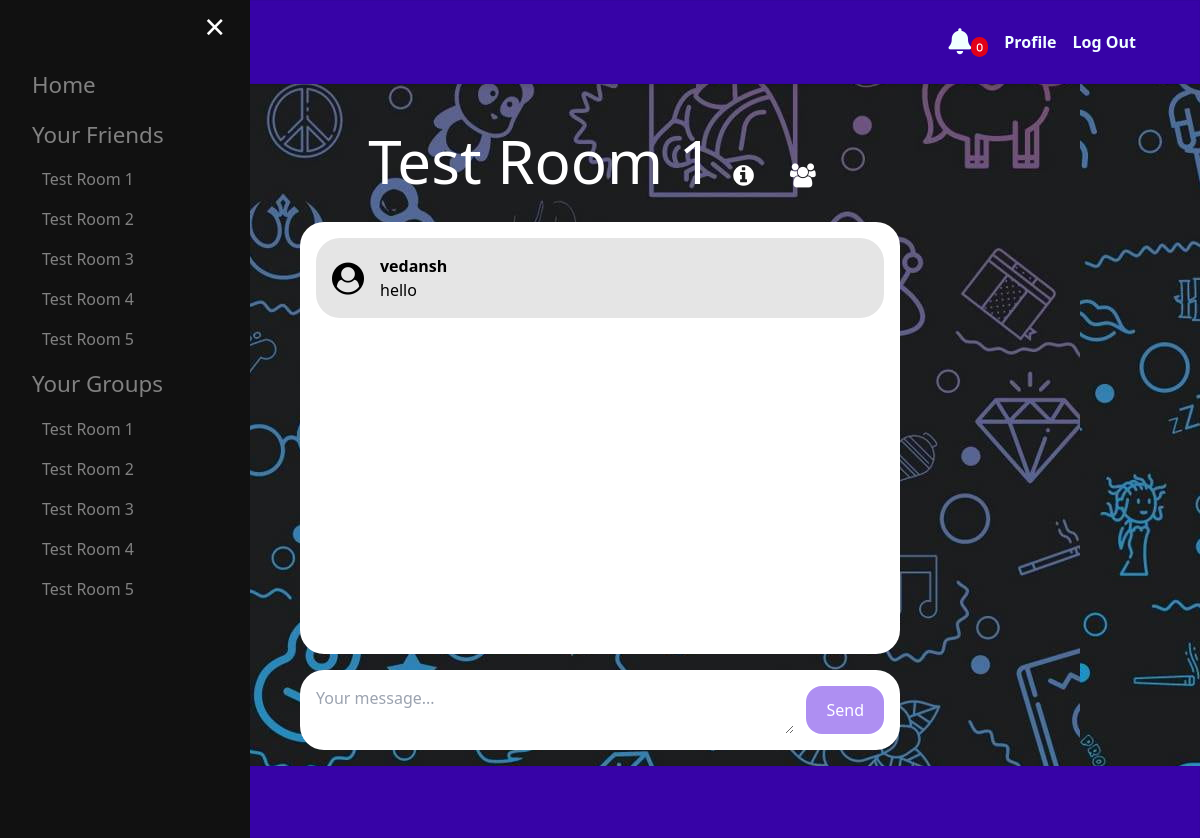
The page /rooms/room/test-room-1-9ec19d92-3c8e-4089-b5ac-eb3ccc211092/ (signed in) on the database as committed earlier.
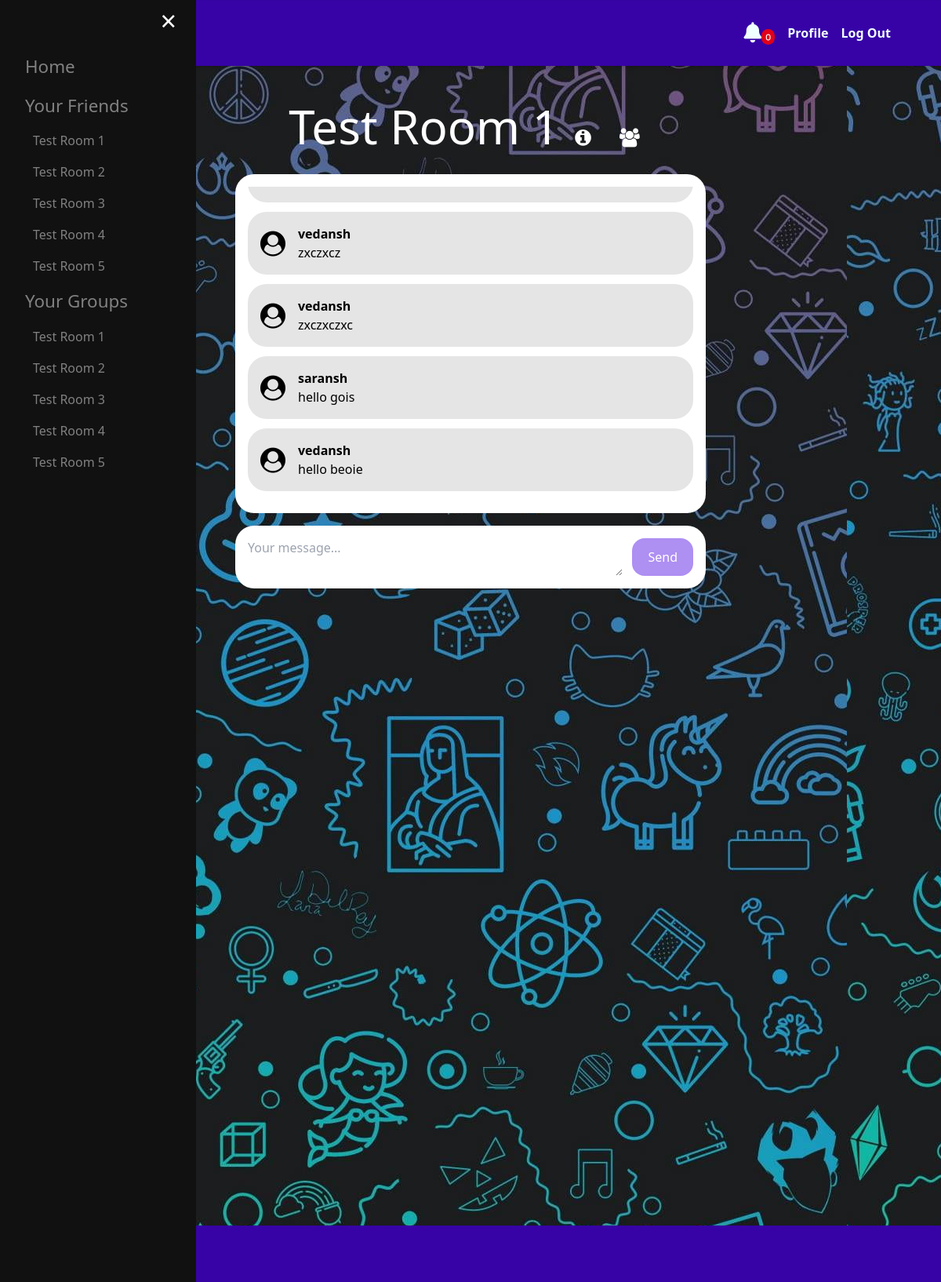
The same page on the database as committed later.
### rooms/models.py (models this page shows, shortened)
class RoomMembership(models.Model):
    user = models.ForeignKey(User, on_delete=models.CASCADE)
    room = models.ForeignKey(Room, on_delete=models.CASCADE)
    is_allowed = models.BooleanField(default=True)
    class Meta:
        unique_together = ('user', 'room',)

class Room(models.Model):
    name = models.CharField(max_length=20)
    slug = models.SlugField(unique=True, db_index=True, default="", null=False)
    created_by = models.ForeignKey(User, on_delete=models.DO_NOTHING, null=True, editable=False)
    created_at = models.DateTimeField(auto_now_add=True)
    room_id = models.UUIDField(default=uuid.uuid4, primary_key=True, editable=False, null=False)
    is_public = models.BooleanField(default=False)
    description = models.CharField(max_length=200, null=True, blank=True)
    objects = RoomManager()

class Message(models.Model):
    room = models.ForeignKey(Room, on_delete=models.CASCADE, related_name="messages")
    user = models.ForeignKey(User, on_delete=models.CASCADE, related_name="messages")
    message_text = models.TextField()
    date_added = models.DateTimeField(auto_now_add=True)
    class Meta:
        ordering = ('date_added', )

### rooms/views.py (the view, shortened to what this page needs)
# urls.py: path('room/<slug:slug>/', view=views.room, name='room'),
@login_required
def room(request, slug):
    print(f"room: {slug} accessed")
    user_name = request.session.get("username")
    user_id = User.objects.get(username=user_name).id
    room = Room.objects.get(slug=slug)
    rooms = RoomMembership.objects.filter(user=user_id)
    participants = RoomMembership.objects.filter(room=room)
    is_participant_of_room = True if len(RoomMembership.objects.filter(room=room).filter(user=user_id))>0 else False
    if is_participant_of_room:
        messages = Message.objects.filter(room=room)
        print("public room accessed by participant")
        return render(request, "rooms/room.html", context={
            "room":room,
            "messages":messages,
            "rooms":rooms,
            "has_permission":True,
            "participants":participants,
            "is_participant":is_participant_of_room
        })

### rooms/templates/rooms/room.html (shortened to what this page needs)
{% extends 'core/base.html' %}
{% load static %}
{% block css_files %}
<link rel="stylesheet" href="{% static 'rooms/room.css' %}">
<link rel="stylesheet" href="https://cdnjs.cloudflare.com/ajax/libs/font-awesome/4.7.0/css/font-awesome.min.css">
{% endblock %}
{% block content %}
<div class="room-heading">
    <a id="room-desc">{{ room.name }}</a>
    <i class="fa fa-info-circle" aria-hidden="true" id="icon1" title="Group Info" style="font-size: 1.5rem;"></i>
    <i class="fa fa-users" aria-hidden="true" id="icon2" title="All Participants" style="font-size: 1.5rem;"></i>
</div>
{% if has_permission %}
<div class="chat-messages-container">
    <div class="chat-messages" id="chat-messages">
        {% for message in messages %}
        <div class="chat-message-box">
            <div class="chat-user-icon">
                <i class="fa fa-user-circle" aria-hidden="true" id="user-icon"></i>
            </div>
            <div class="chat-msg">
                <p class="font-semibold">{{ message.user.username }}</p>
                <p id="chat-message">{{ message.message_text }}</p>
            </div>
        </div>
        {% endfor %}
    </div>
</div>
{% if is_participant %}
<div class="chat-msg-input-container">
    <form action="." method="post" class="flex">
        <textarea name="content" id="chat-msg-input" class="flex-1 mr-3" placeholder="Your message..."></textarea>
        <button class="chat-msg-send" id="chat-msg-send">Send</button>
    </form>
</div>
{% else %}
<div id="join-room">
    <a id="join-room-btn" href="{% url 'join_chat_room' room.slug %}">Join Chat!</a>
</div>
{% endif %}
{% else %}
<h1 id="permission-denied">Permission denied for this room!</h1>
{% endif %}
{% endblock %}

### core/templates/core/base.html (shortened to what this page needs)
{% load static %}
<!DOCTYPE html>
<html lang="en">
<head>
    <script src="https://cdn.tailwindcss.com" ></script>
    <link rel="stylesheet" href="{% static 'core/base.css' %}">
    <link rel="stylesheet" href="https://cdnjs.cloudflare.com/ajax/libs/font-awesome/6.4.0/css/all.min.css" />
    {% block css_files %}{% endblock %}
</head>
<body>
    <nav>
        <div id="app-name">
            <a href="/">Moon Chat</a>
        </div>
        <div class="flex items-center space-x-4" id="user-buttons">
            {% if request.user.is_authenticated %}
                <a class="nav-link " href="#"  data-bs-toggle="dropdown" aria-expanded="false">
                    <i id="bellCount" class="fa-solid fa-bell" data-count="0" ></i>
                </a>
                <button type="menu">Profile</button>
                <a href="/logout/" id="logout">Log Out</a>
            {% else %}
                <a href="/login/"  id="login">Log In</a>
                <a href="/signup/" id="signup">Sign Up</a>
            {% endif %}
        </div>
    </nav>
    {% if request.user.is_authenticated %}
        <div id="mySidebar" class="sidebar">
            <a href="javascript:void(0)" class="closebtn" onclick="closeNav()">×</a>
            <a href="/" id="sidebar-label">Home</a>
            <a id="sidebar-label">Your Friends</a>
            {% for r in rooms %}
                <h3><a href="{% url 'room' r.room.slug %}" id="sidebar-friend-name">{{ r.room.name }}</a></h3>
            {% endfor %}
            <a id="sidebar-label">Your Groups</a>
            {% for r in rooms %}
                <h3><a href="{% url 'room' r.room.slug %}" id="sidebar-room-name">{{ r.room.name }}</a></h3>
            {% endfor %}
        </div>
    {% endif %}
    <div class="content">
        {% if request.user.is_authenticated %}
        <button class="openbtn" onclick="openNav()">☰</button>
        {% endif %}
        {% block content %}
        {% endblock %}
    </div>
    <footer class="footer">
    </footer>
</body>
</html>

### core/static/core/base.css (style rules this page uses)
body { background-image: url("../images/bg.jpg"); min-height: 100vh; display: flex; flex-direction: column; }
.content { flex: 1; position: relative; place-items: center; margin-top: 2rem; }
#app-name { color: rgb(234, 237, 246); font-size: x-large; font-weight: bolder; }
nav { display: flex; align-items: center; justify-content: space-between; color: azure; padding-left: 4rem; padding-right: 4rem; padding-top: 1.5rem; padding-bottom: 1.5rem; background-color: #3703a7; box-shadow: inset 0 0 0 1px rgba(0, 0, 0, 0.05), 0 4px 6px -1px rgba(0, 0, 0, 0.1), 0 2px 4px -1px rgba(0, 0, 0, 0.06); }
footer { display: flex; align-items: center; justify-content: space-between; color: azure; padding-left: 4rem; padding-right: 4rem; padding-top: 1.5rem; padding-bottom: 1.5rem; background-color: #3703a7; box-shadow: inset 0 0 0 1px rgba(0, 0, 0, 0.05), 0 4px 6px -1px rgba(0, 0, 0, 0.1), 0 2px 4px -1px rgba(0, 0, 0, 0.06); }
#user-buttons { display: flex; align-items: center; font-weight: 700; }
.sidebar { height: 100%; width: 250px; position: fixed; z-index: 1; top: 0; left: 0; background-color: #111; overflow-x: hidden; transition: 0.5s; padding-top: 60px; }
#sidebar-label { padding: 8px 8px 8px 32px; text-decoration: none; color: #818181; display: block; transition: 0.3s; font-size: 1.4rem; }
#sidebar-friend-name, #sidebar-room-name { padding: 8px 8px 8px 32px; text-decoration: none; color: #818181; display: block; transition: 0.3s; margin-left: 10px; margin-right: 20px; border-radius: 10px; }
.sidebar .closebtn { position: absolute; top: 0; right: 25px; font-size: 36px; margin-left: 50px; color: white; }
.openbtn { font-size: 20px; cursor: pointer; background-color: #111; color: white; padding: 10px 15px; border: none; position: absolute; top: 0; left: 0; }
.fa-solid { font-size: 26px; }
.fa-solid[data-count]:after { content: attr(data-count); font-size: 36%; padding: .6em; border-radius: 999px; line-height: .75em; color: white; background: rgba(255, 0, 0, .85); text-align: center; min-width: 2em; font-weight: bold; }

### rooms/static/rooms/room.css (style rules this page uses)
.room-heading { text-align: center; }
#room-desc { font-size: 3.75rem; width: fit-content; color: white; transition: 0.3s; height: 6rem; }
.chat-messages-container { width: 50%; margin: 1rem; padding: 1rem; background-color: #ffffff; border-radius: 1.5rem; }
.chat-msg { margin-left: 1rem; }
.chat-user-icon { align-items: center; font-size: 2rem !important; }
#chat-message { text-wrap: wrap; word-wrap: break-word; }
#chat-msg-input { word-wrap: break-word; text-wrap: wrap; }
.chat-messages > * { margin-bottom: 0.75rem; }
.chat-message-box { padding: 1rem; background-color: #e5e5e5; border-radius: 1.5rem; display: flex; }
.chat-msg-input-container { width: 50%; margin: 1rem; padding: 1rem; background-color: #ffffff; border-radius: 1.5rem; }
#icon1, #icon2 { color: #ffffff; margin: 1rem; transition: 0.5s; }
@media (min-width: 1024px) { .chat-messages-container { margin-left: auto; margin-right: auto; } }
@media (min-width: 1024px) { .chat-msg-input-container { margin-left: auto; margin-right: auto; } }

### core/templates/core/base.html (style rules this page uses)
.chat-messages { height: 400px; overflow-y: auto; }

Rows that differ between the two databases and show on the page:
no longer on this page (row unchanged): Message: user.username "vedansh", message_text "hello"
added Message: user.username "vedansh", message_text "zxczxcz"
added Message: user.username "vedansh", message_text "zxczxczxc"
added Message: user.username "saransh", message_text "hello gois"
added Message: user.username "vedansh", message_text "hello beoie"
